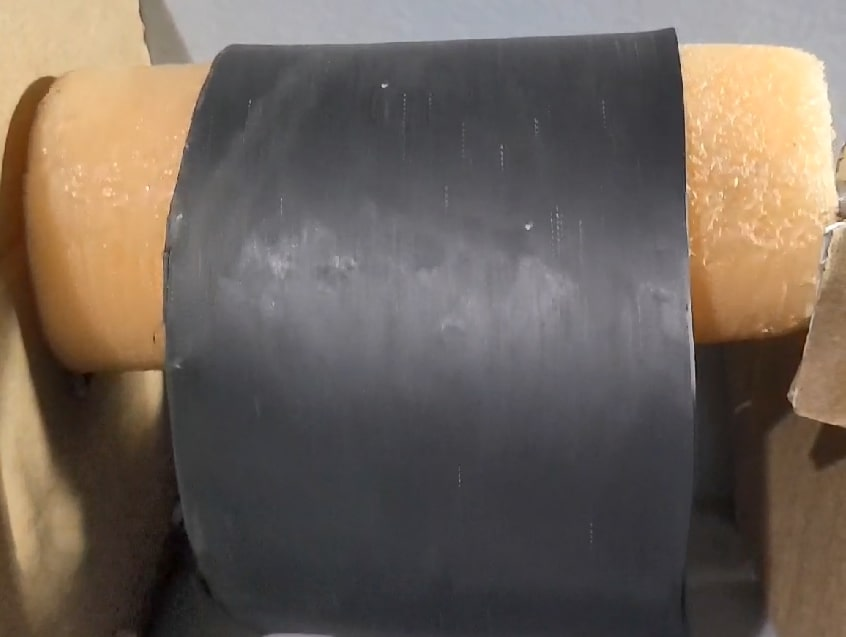
#> input picture imagem-simulacao.jpg, 846 x 637 px
$ jupyter execute Untitled1.ipynb
#> lines starting #> are read from the running program, lines starting #| are printed output that depends on the picture; after the words box and inside, x2 and y2 are one past the last pixel; in counts of white or black regions, pixels touching at a corner belong together; pictures that were not available may be replaced by others from this repository, and a replacement may not be noted
[cell 1]
import cv2
import matplotlib.pyplot as plt
import numpy as np

# To read image from disk, we use
# cv2.imread function, in below method,
img = cv2.imread("imagem-simulacao.jpg")
#> img is the input picture: shape (637, 846, 3); mean B, G, R 89.9, 99.1, 110.6
blurred_image = cv2.GaussianBlur(img, (75, 75), 0)  # You can adjust the kernel size (e.g., (5, 5)) and the standard deviation (0) as needed
plt.imshow(img)

[cell 2]
height, width, _ = blurred_image.shape
#> height = 637; width = 846
crop_width = 580  # Specify the width of the cropped region
crop_height = 580  # Specify the height of the cropped region

# Calculate the coordinates for the top-left corner of the cropped region
x = (width - crop_width) // 2
#> x = 133
y = (height - crop_height) // 2
#> y = 28

# Crop the image based on the calculated coordinates
cropped_image = img[y:y + crop_height, x:x + crop_width]
plt.imshow(cropped_image)

[cell 3]
hsv_image = cv2.cvtColor(cropped_image, cv2.COLOR_BGR2HSV)
#> hsv_image: shape (580, 580, 3); mean H, S, V 106.5, 25.5, 95.1
# Create a Matplotlib figure and axes
fig, ax = plt.subplots()

# Display the HSV image with a colorbar
cax = ax.imshow(hsv_image[:, :, 0], cmap='hsv', vmin=0, vmax=179)  # Display the H channel (Hue)
plt.colorbar(cax, ax=ax, orientation='vertical', label='Hue (0-179)')  # Add a colorbar

# Set axis labels and title (you can customize these as needed)
ax.set_xlabel('X-Axis')
ax.set_ylabel('Y-Axis')
ax.set_title('Imagem HSV')

# Show the plot
plt.show()

[cell 4]
# Define the lower and upper hue thresholds
lower_hue = 100
upper_hue = 140

# Create a mask based on the hue channel
hue_channel = hsv_image[:, :, 0]
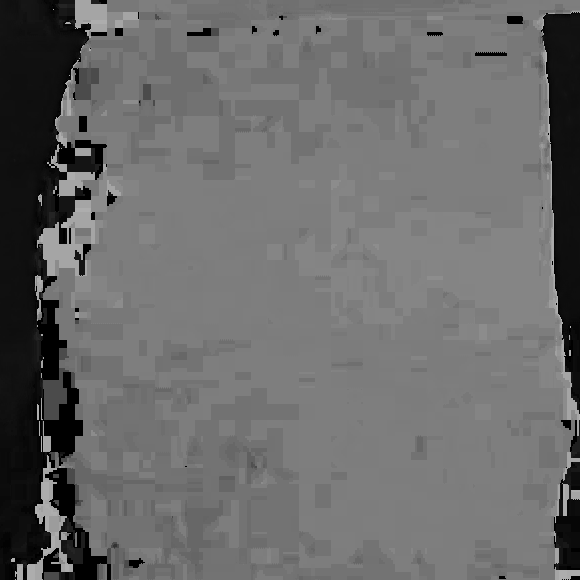
#> hue_channel: shape (580, 580); min 0, max 177, mean 106.5
mask_hue = cv2.inRange(hue_channel, lower_hue, upper_hue)
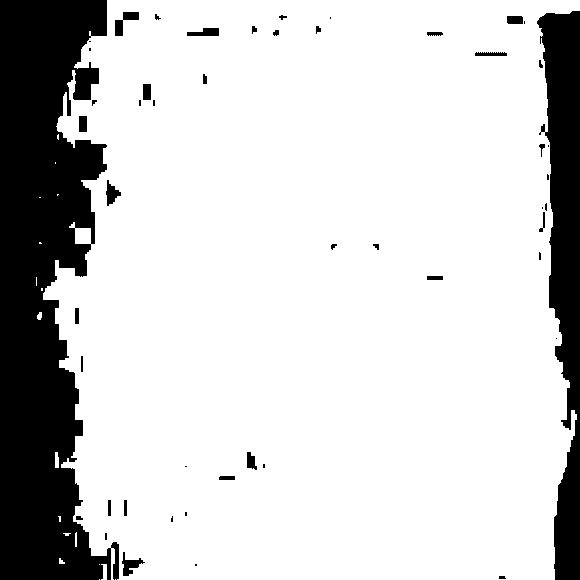
#> mask_hue: shape (580, 580); 81.1% white; 50 black regions (20 under 20 px), largest, box (x1, y1, x2, y2) and area: (0, 0, 119, 580) 46671, (537, 11, 580, 580) 14522, (115, 12, 139, 36) 256

# Define a kernel for morphological operations (adjust the size as needed)
kernel = np.ones((5, 5), np.uint8)  # 5x5 kernel

# Apply dilation to include neighboring pixels
dilated_mask = cv2.dilate(mask_hue, kernel, iterations=1)
#> dilated_mask: shape (580, 580); 83.2% white; 16 black regions (3 under 20 px), largest, box (x1, y1, x2, y2) and area: (0, 0, 109, 580) 42707, (540, 13, 580, 580) 12913, (75, 70, 97, 98) 422

# Create a Matplotlib figure and axes
fig, ax = plt.subplots()

# Display the masked HSV image
masked_image = cv2.bitwise_and(hsv_image, hsv_image, mask=dilated_mask)
#> masked_image: shape (580, 580, 3); mean H, S, V 101.1, 13.6, 73.6
masked_rgb_image = cv2.cvtColor(masked_image, cv2.COLOR_HSV2RGB)
cax = ax.imshow(masked_rgb_image)

# Set axis labels and title (you can customize these as needed)
ax.set_xlabel('X-Axis')
ax.set_ylabel('Y-Axis')
ax.set_title('Masked HSV Image')

# Show the plot
plt.show()

[cell 5]
# Apply the mask to the original image using NumPy indexing
masked_original_image = cropped_image.copy()
masked_original_image[dilated_mask == 0] = 0
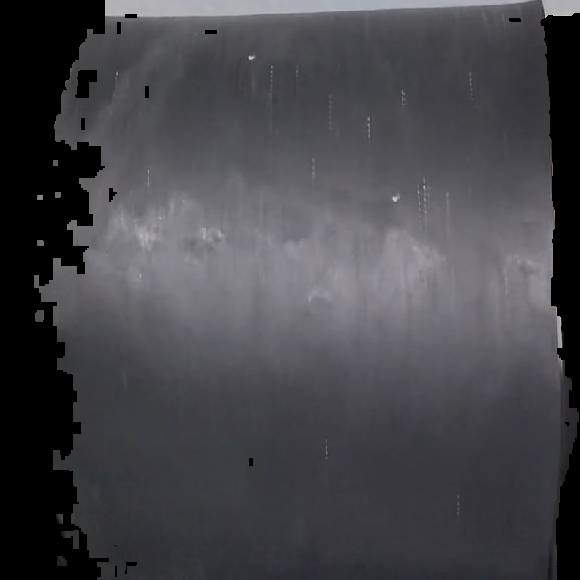
#> masked_original_image: shape (580, 580, 3); mean B, G, R 73.5, 69.5, 69.9

# Create a Matplotlib figure and axes
fig, ax = plt.subplots()

# Display the masked original image
cax = ax.imshow(cv2.cvtColor(masked_original_image, cv2.COLOR_BGR2RGB))

# Set axis labels and title (you can customize these as needed)
ax.set_xlabel('X-Axis')
ax.set_ylabel('Y-Axis')
ax.set_title('Masked Original Image')

# Show the plot
plt.show()

[cell 6]
gray_image = cv2.cvtColor(cropped_image, cv2.COLOR_BGR2GRAY)


# Create a Matplotlib figure and axes
# Create a Matplotlib figure and axes
fig, ax = plt.subplots()

# Display the grayscale image with a colorbar
cax = ax.imshow(gray_image, cmap='gray', vmin=0, vmax=255)  # Use 'gray' colormap for grayscale
plt.colorbar(cax, ax=ax, orientation='vertical', label='Intensity')  # Add a colorbar

# Set axis labels and title (you can customize these as needed)
ax.set_xlabel('X-Axis')
ax.set_ylabel('Y-Axis')
ax.set_title('Grayscale Image with Colorbar')

# Show the plot
plt.show()
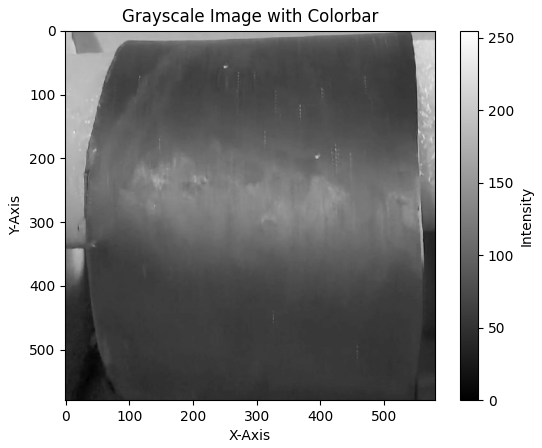
#> figure drawn by matplotlib, 2 panels

[cell 7]
image = cv2.imread("imagem-simulacao.jpg", cv2.IMREAD_GRAYSCALE)
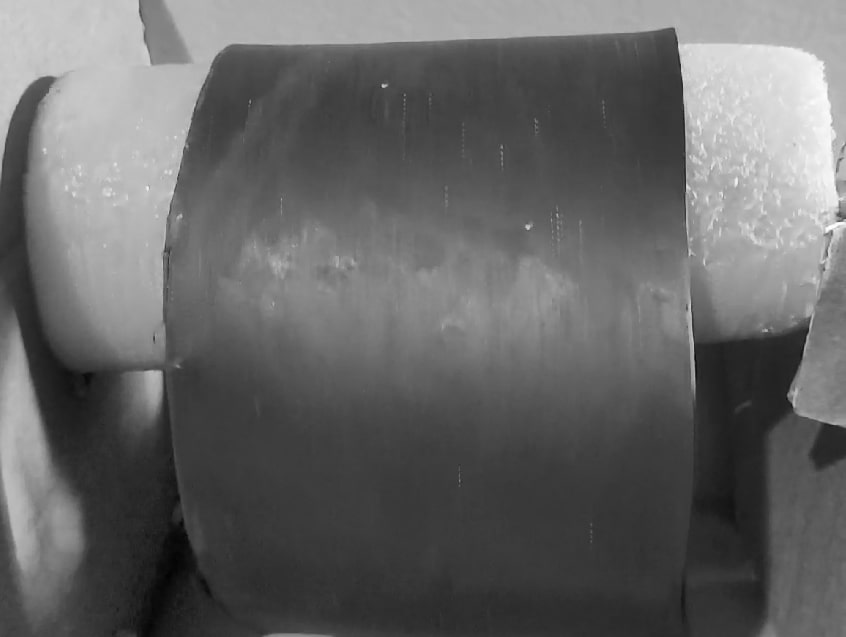
#> image: shape (637, 846); min 2, max 255, mean 101.5
image = cv2.cvtColor(cropped_image, cv2.COLOR_BGR2GRAY)

# Apply a binary threshold to create an initial mask
_, initial_mask = cv2.threshold(image, 150, 255, cv2.THRESH_BINARY)
#> initial_mask: shape (580, 580); 7.7% white; 33 white regions (25 under 20 px), largest, box (x1, y1, x2, y2) and area: (0, 0, 529, 298) 18426, (542, 0, 580, 248) 6137, (11, 342, 28, 376) 424

# Define a kernel for morphological operations (adjust the size as needed)
kernel = np.ones((3, 3), np.uint8)  # 3x3 kernel

# Apply dilation to include neighboring pixels
dilated_mask = cv2.dilate(initial_mask, kernel, iterations=1)
#> dilated_mask: shape (580, 580); 8.4% white; 29 white regions (11 under 20 px), largest, box (x1, y1, x2, y2) and area: (0, 0, 530, 299) 19414, (541, 0, 580, 249) 6669, (552, 259, 563, 360) 563

# Create a Matplotlib figure and axes
fig, ax = plt.subplots()

# Display the masked image with the original grayscale colormap
masked_image = cv2.bitwise_and(image, image, mask=dilated_mask)
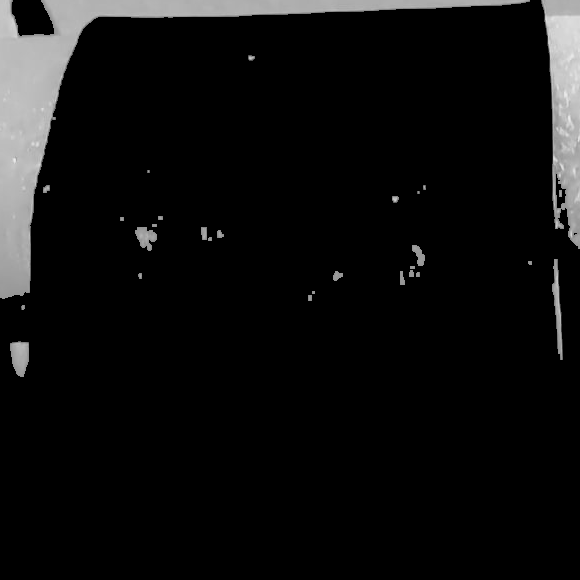
#> masked_image: shape (580, 580); min 0, max 235, mean 14.8
cax = ax.imshow(masked_image, cmap='gray', vmin=0, vmax=255)  # Use 'gray' colormap for grayscale
plt.colorbar(cax, ax=ax, orientation='vertical', label='Intensity')  # Add a colorbar

# Set axis labels and title (you can customize these as needed)
ax.set_xlabel('X-Axis')
ax.set_ylabel('Y-Axis')
ax.set_title('Masked Grayscale Image with Colorbar')

# Show the plot
plt.show()
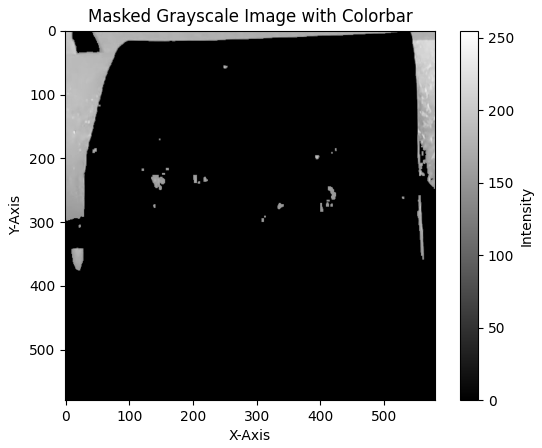
#> figure drawn by matplotlib, 2 panels

[cell 8]
import cv2
import numpy as np

# Create a VideoCapture object to read the video
cap = cv2.VideoCapture('simulacao.mp4')  # Replace 'your_input_video.mp4' with your video file path

# Check if the video opened successfully
if not cap.isOpened():
    print("Error: Could not open video.")
    exit()

# Create a VideoWriter object to save the processed video
frame_width = int(cap.get(3))  # Width of the frames
frame_height = int(cap.get(4))  # Height of the frames
out = cv2.VideoWriter('output_video.mp4', cv2.VideoWriter_fourcc(*'mp4v'), 30, (frame_width, frame_height))

# Define the lower and upper hue thresholds
lower_hue = 100
upper_hue = 140

# Define a kernel for morphological operations (adjust the size as needed)
kernel = np.ones((5, 5), np.uint8)  # 5x5 kernel

while True:
    # Read a frame from the video
    ret, frame = cap.read()
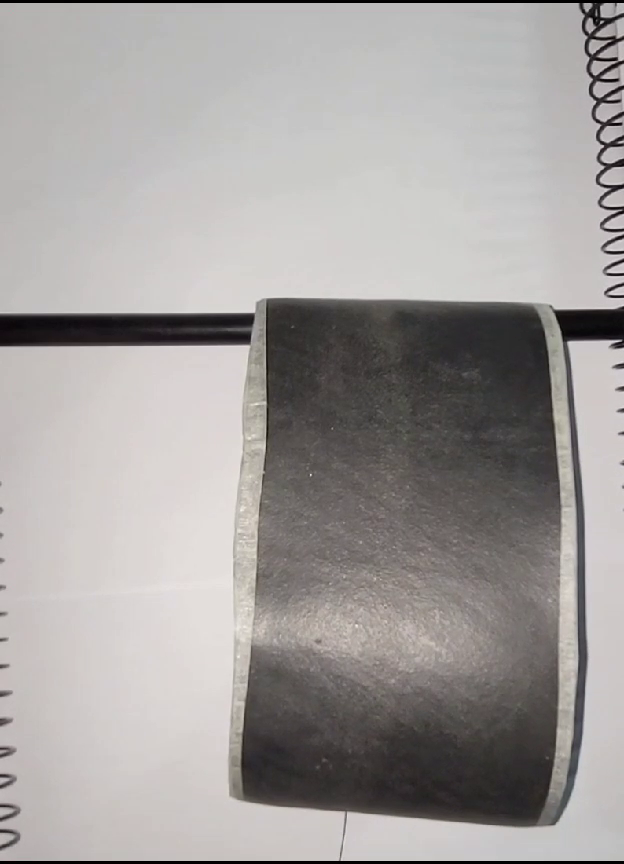
#> input picture frame 30 of simu2.mp4, 624 x 864 px, given in place of simulacao.mp4, which was not available
#> frame is the input picture: shape (864, 624, 3); mean B, G, R 157.1, 158.8, 162.5

    # Break the loop if we've reached the end of the video
    if not ret:
        break

    # Convert the frame to HSV
    hsv_frame = cv2.cvtColor(frame, cv2.COLOR_BGR2HSV)
#> hsv_frame: shape (864, 624, 3); mean H, S, V 29.6, 12.1, 162.5

    # Create a mask based on the hue channel
    hue_channel = hsv_frame[:, :, 0]
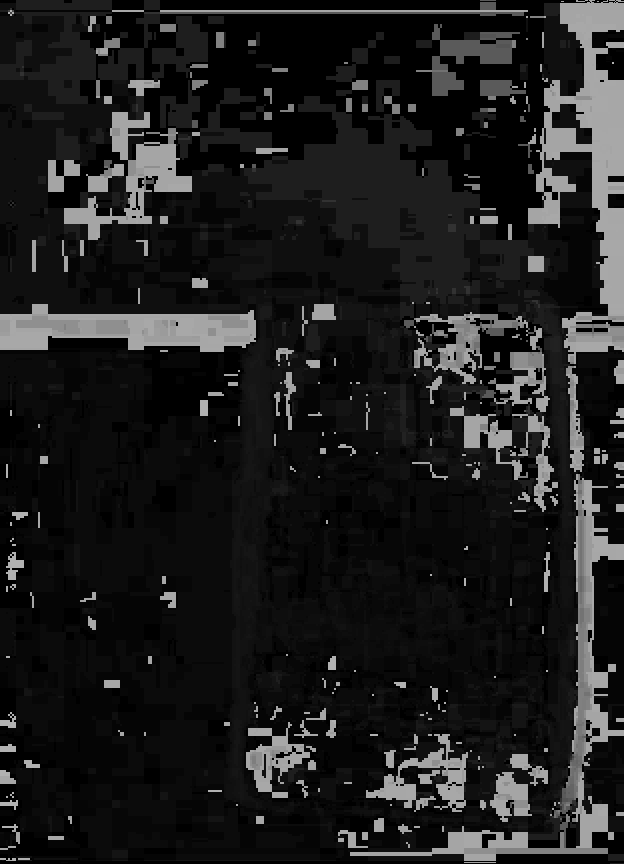
#> hue_channel: shape (864, 624); min 0, max 177, mean 29.6
    mask_hue = cv2.inRange(hue_channel, lower_hue, upper_hue)
#> mask_hue: shape (864, 624); 1.4% white; 82 white regions (23 under 20 px), largest, box (x1, y1, x2, y2) and area: (566, 474, 592, 800) 2560, (496, 832, 608, 854) 736, (454, 314, 520, 348) 620

    # Apply dilation to include neighboring pixels
    dilated_mask = cv2.dilate(mask_hue, kernel, iterations=1)
#> dilated_mask: shape (864, 624); 3% white; 60 white regions, largest, box (x1, y1, x2, y2) and area: (552, 472, 594, 824) 4424, (452, 312, 526, 370) 1868, (494, 830, 610, 856) 1288

    # Apply the mask to the original frame using NumPy indexing
    masked_frame = frame.copy()
    masked_frame[dilated_mask == 0] = 0
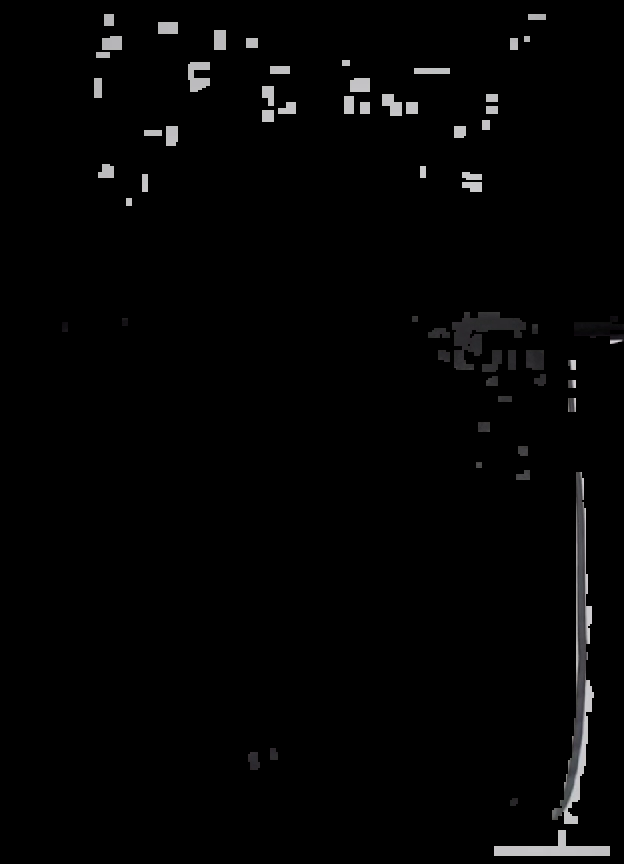
#> masked_frame: shape (864, 624, 3); mean B, G, R 3.8, 3.8, 3.8

    # Write the processed frame to the output video
    out.write(masked_frame)

    # Display the processed frame (optional)
    cv2.imshow('Processed Video', masked_frame)

    # Break the loop if the 'q' key is pressed
    if cv2.waitKey(1) & 0xFF == ord('q'):
#> (key q is pressed here)
        break

# Release video objects
cap.release()
out.release()
cv2.destroyAllWindows()
